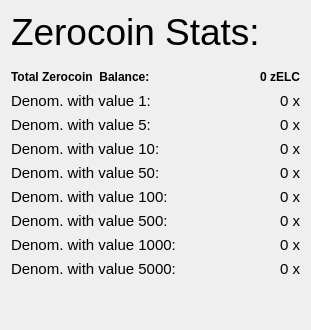
                  <widget class="QFrame" name="verticalFrameRight">
                   <layout class="QVBoxLayout" name="verticalLayout_9">
                    <item>
                     <layout class="QVBoxLayout" name="verticalLayout_Right">
                      <property name="spacing">
                       <number>4</number>
                      </property>
                      <item>
                       <layout class="QHBoxLayout" name="horizontalLayout_21">
                        <item>
                         <widget class="QLabel" name="labelzELCStats">
                          <property name="font">
                           <font>
                            <pointsize>28</pointsize>
                            <weight>50</weight>
                            <bold>false</bold>
                           </font>
                          </property>
                          <property name="toolTip">
                           <string>Information about the available Zerocoin funds.</string>
                          </property>
                          <property name="text">
                           <string>Zerocoin Stats:</string>
                          </property>
                          <property name="alignment">
                           <set>Qt::AlignLeading|Qt::AlignLeft|Qt::AlignVCenter</set>
                          </property>
                         </widget>
                        </item>
                        <item>
                         <spacer name="horizontalSpacer_16">
                          <property name="orientation">
                           <enum>Qt::Horizontal</enum>
                          </property>
                          <property name="sizeHint" stdset="0">
                           <size>
                            <width>40</width>
                            <height>20</height>
                           </size>
                          </property>
                         </spacer>
                        </item>
                       </layout>
                      </item>
                      <item>
                       <spacer name="verticalSpacer">
                        <property name="orientation">
                         <enum>Qt::Vertical</enum>
                        </property>
                        <property name="sizeType">
                         <enum>QSizePolicy::Maximum</enum>
                        </property>
                        <property name="sizeHint" stdset="0">
                         <size>
                          <width>20</width>
                          <height>10</height>
                         </size>
                        </property>
                       </spacer>
                      </item>
                      <item>
                       <layout class="QHBoxLayout" name="horizontalLayout_12">
                        <item>
                         <widget class="QLabel" name="labelzAvailableText">
                          <property name="font">
                           <font>
                            <weight>75</weight>
                            <bold>true</bold>
                           </font>
                          </property>
                          <property name="toolTip">
                           <string>Total Balance including unconfirmed and immature zELC</string>
                          </property>
                          <property name="text">
                           <string>Total Zerocoin  Balance:</string>
                          </property>
                          <property name="alignment">
                           <set>Qt::AlignLeading|Qt::AlignLeft|Qt::AlignVCenter</set>
                          </property>
                         </widget>
                        </item>
                        <item>
                         <spacer name="horizontalSpacer_7">
                          <property name="orientation">
                           <enum>Qt::Horizontal</enum>
                          </property>
                          <property name="sizeHint" stdset="0">
                           <size>
                            <width>40</width>
                            <height>20</height>
                           </size>
                          </property>
                         </spacer>
                        </item>
                        <item>
                         <widget class="QLabel" name="labelzAvailableAmount">
                          <property name="minimumSize">
                           <size>
                            <width>40</width>
                            <height>0</height>
                           </size>
                          </property>
                          <property name="font">
                           <font>
                            <weight>75</weight>
                            <bold>true</bold>
                           </font>
                          </property>
                          <property name="toolTip">
                           <string>Total Balance including unconfirmed and immature zELC</string>
                          </property>
                          <property name="text">
                           <string>0 zELC</string>
                          </property>
                          <property name="alignment">
                           <set>Qt::AlignRight|Qt::AlignTrailing|Qt::AlignVCenter</set>
                          </property>
                         </widget>
                        </item>
                       </layout>
                      </item>
                      <item>
                       <layout class="QHBoxLayout" name="horizontalLayout_13">
                        <item>
                         <widget class="QLabel" name="labelzDenom1Text">
                          <property name="font">
                           <font>
                            <pointsize>11</pointsize>
                           </font>
                          </property>
                          <property name="toolTip">
                           <string>Denominations with value 1:</string>
                          </property>
                          <property name="text">
                           <string>Denom. with value 1:</string>
                          </property>
                          <property name="alignment">
                           <set>Qt::AlignLeading|Qt::AlignLeft|Qt::AlignVCenter</set>
                          </property>
                         </widget>
                        </item>
                        <item>
                         <spacer name="horizontalSpacer_8">
                          <property name="orientation">
                           <enum>Qt::Horizontal</enum>
                          </property>
                          <property name="sizeHint" stdset="0">
                           <size>
                            <width>40</width>
                            <height>20</height>
                           </size>
                          </property>
                         </spacer>
                        </item>
                        <item>
                         <widget class="QLabel" name="labelzDenom1Amount">
                          <property name="minimumSize">
                           <size>
                            <width>40</width>
                            <height>0</height>
                           </size>
                          </property>
                          <property name="font">
                           <font>
                            <pointsize>11</pointsize>
                           </font>
                          </property>
                          <property name="toolTip">
                           <string>Unconfirmed: less than 20 confirmations
Immature: confirmed, but less than 2 mints of the same denomination after it was minted</string>
                          </property>
                          <property name="text">
                           <string>0 x</string>
                          </property>
                          <property name="textFormat">
                           <enum>Qt::RichText</enum>
                          </property>
                          <property name="alignment">
                           <set>Qt::AlignRight|Qt::AlignTrailing|Qt::AlignVCenter</set>
                          </property>
                         </widget>
                        </item>
                       </layout>
                      </item>
                      <item>
                       <layout class="QHBoxLayout" name="horizontalLayout_14">
                        <item>
                         <widget class="QLabel" name="labelzDenom2Text">
                          <property name="font">
                           <font>
                            <pointsize>11</pointsize>
                           </font>
                          </property>
                          <property name="toolTip">
                           <string>Denominations with value 5:</string>
                          </property>
                          <property name="text">
                           <string>Denom. with value 5:</string>
                          </property>
                          <property name="alignment">
                           <set>Qt::AlignLeading|Qt::AlignLeft|Qt::AlignVCenter</set>
                          </property>
                         </widget>
                        </item>
                        <item>
                         <spacer name="horizontalSpacer_9">
                          <property name="orientation">
                           <enum>Qt::Horizontal</enum>
                          </property>
                          <property name="sizeHint" stdset="0">
                           <size>
                            <width>40</width>
                            <height>20</height>
                           </size>
                          </property>
                         </spacer>
                        </item>
                        <item>
                         <widget class="QLabel" name="labelzDenom2Amount">
                          <property name="minimumSize">
                           <size>
                            <width>40</width>
                            <height>0</height>
                           </size>
                          </property>
                          <property name="font">
                           <font>
                            <pointsize>11</pointsize>
                           </font>
                          </property>
                          <property name="toolTip">
                           <string>Unconfirmed: less than 20 confirmations
Immature: confirmed, but less than 2 mints of the same denomination after it was minted</string>
                          </property>
                          <property name="text">
                           <string>0 x</string>
                          </property>
                          <property name="textFormat">
                           <enum>Qt::RichText</enum>
                          </property>
                          <property name="alignment">
                           <set>Qt::AlignRight|Qt::AlignTrailing|Qt::AlignVCenter</set>
                          </property>
                         </widget>
                        </item>
                       </layout>
                      </item>
                      <item>
                       <layout class="QHBoxLayout" name="horizontalLayout_15">
                        <item>
                         <widget class="QLabel" name="labelzDenom3Text">
                          <property name="font">
                           <font>
                            <pointsize>11</pointsize>
                           </font>
                          </property>
                          <property name="toolTip">
                           <string>Denominations with value 10:</string>
                          </property>
                          <property name="text">
                           <string>Denom. with value 10:</string>
                          </property>
                          <property name="alignment">
                           <set>Qt::AlignLeading|Qt::AlignLeft|Qt::AlignVCenter</set>
                          </property>
                         </widget>
                        </item>
                        <item>
                         <spacer name="horizontalSpacer_10">
                          <property name="orientation">
                           <enum>Qt::Horizontal</enum>
                          </property>
                          <property name="sizeHint" stdset="0">
                           <size>
                            <width>40</width>
                            <height>20</height>
                           </size>
                          </property>
                         </spacer>
                        </item>
                        <item>
                         <widget class="QLabel" name="labelzDenom3Amount">
                          <property name="minimumSize">
                           <size>
                            <width>40</width>
                            <height>0</height>
                           </size>
                          </property>
                          <property name="font">
                           <font>
                            <pointsize>11</pointsize>
                           </font>
                          </property>
                          <property name="toolTip">
                           <string>Unconfirmed: less than 20 confirmations
Immature: confirmed, but less than 2 mints of the same denomination after it was minted</string>
                          </property>
                          <property name="text">
                           <string>0 x</string>
                          </property>
                          <property name="textFormat">
                           <enum>Qt::RichText</enum>
                          </property>
                          <property name="alignment">
                           <set>Qt::AlignRight|Qt::AlignTrailing|Qt::AlignVCenter</set>
                          </property>
                         </widget>
                        </item>
                       </layout>
                      </item>
                      <item>
                       <layout class="QHBoxLayout" name="horizontalLayout_16">
                        <item>
                         <widget class="QLabel" name="labelzDenom4Text">
                          <property name="font">
                           <font>
                            <pointsize>11</pointsize>
                           </font>
                          </property>
                          <property name="toolTip">
                           <string>Denominations with value 50:</string>
                          </property>
                          <property name="text">
                           <string>Denom. with value 50:</string>
                          </property>
                          <property name="alignment">
                           <set>Qt::AlignLeading|Qt::AlignLeft|Qt::AlignVCenter</set>
                          </property>
                         </widget>
                        </item>
                        <item>
                         <spacer name="horizontalSpacer_11">
                          <property name="orientation">
                           <enum>Qt::Horizontal</enum>
                          </property>
                          <property name="sizeHint" stdset="0">
                           <size>
                            <width>40</width>
                            <height>20</height>
                           </size>
                          </property>
                         </spacer>
                        </item>
                        <item>
                         <widget class="QLabel" name="labelzDenom4Amount">
                          <property name="minimumSize">
                           <size>
                            <width>40</width>
                            <height>0</height>
                           </size>
                          </property>
                          <property name="font">
                           <font>
                            <pointsize>11</pointsize>
                           </font>
                          </property>
                          <property name="toolTip">
                           <string>Unconfirmed: less than 20 confirmations
Immature: confirmed, but less than 2 mints of the same denomination after it was minted</string>
                          </property>
                          <property name="text">
                           <string>0 x</string>
                          </property>
                          <property name="textFormat">
                           <enum>Qt::RichText</enum>
                          </property>
                          <property name="alignment">
                           <set>Qt::AlignRight|Qt::AlignTrailing|Qt::AlignVCenter</set>
                          </property>
                         </widget>
                        </item>
                       </layout>
                      </item>
                      <item>
                       <layout class="QHBoxLayout" name="horizontalLayout_17">
                        <item>
                         <widget class="QLabel" name="labelzDenom5Text">
                          <property name="font">
                           <font>
                            <pointsize>11</pointsize>
                           </font>
                          </property>
                          <property name="toolTip">
                           <string>Denominations with value 100:</string>
                          </property>
                          <property name="text">
                           <string>Denom. with value 100:</string>
                          </property>
                          <property name="alignment">
                           <set>Qt::AlignLeading|Qt::AlignLeft|Qt::AlignVCenter</set>
                          </property>
                         </widget>
                        </item>
                        <item>
                         <spacer name="horizontalSpacer_12">
                          <property name="orientation">
                           <enum>Qt::Horizontal</enum>
                          </property>
                          <property name="sizeHint" stdset="0">
                           <size>
                            <width>40</width>
                            <height>20</height>
                           </size>
                          </property>
                         </spacer>
                        </item>
                        <item>
                         <widget class="QLabel" name="labelzDenom5Amount">
                          <property name="minimumSize">
                           <size>
                            <width>40</width>
                            <height>0</height>
                           </size>
                          </property>
                          <property name="font">
                           <font>
                            <pointsize>11</pointsize>
                           </font>
                          </property>
                          <property name="toolTip">
                           <string>Unconfirmed: less than 20 confirmations
Immature: confirmed, but less than 2 mints of the same denomination after it was minted</string>
                          </property>
                          <property name="text">
                           <string>0 x</string>
                          </property>
                          <property name="textFormat">
                           <enum>Qt::RichText</enum>
                          </property>
                          <property name="alignment">
                           <set>Qt::AlignRight|Qt::AlignTrailing|Qt::AlignVCenter</set>
                          </property>
                         </widget>
                        </item>
                       </layout>
                      </item>
                      <item>
                       <layout class="QHBoxLayout" name="horizontalLayout_18">
                        <item>
                         <widget class="QLabel" name="labelzDenom6Text">
                          <property name="font">
                           <font>
                            <pointsize>11</pointsize>
                           </font>
                          </property>
                          <property name="toolTip">
                           <string>Denominations with value 500:</string>
                          </property>
                          <property name="text">
                           <string>Denom. with value 500:</string>
                          </property>
                          <property name="alignment">
                           <set>Qt::AlignLeading|Qt::AlignLeft|Qt::AlignVCenter</set>
                          </property>
                         </widget>
                        </item>
                        <item>
                         <spacer name="horizontalSpacer_13">
                          <property name="orientation">
                           <enum>Qt::Horizontal</enum>
                          </property>
                          <property name="sizeHint" stdset="0">
                           <size>
                            <width>40</width>
                            <height>20</height>
                           </size>
                          </property>
                         </spacer>
                        </item>
                        <item>
                         <widget class="QLabel" name="labelzDenom6Amount">
                          <property name="minimumSize">
                           <size>
                            <width>40</width>
                            <height>0</height>
                           </size>
                          </property>
                          <property name="font">
                           <font>
                            <pointsize>11</pointsize>
                           </font>
                          </property>
                          <property name="toolTip">
                           <string>Unconfirmed: less than 20 confirmations
Immature: confirmed, but less than 2 mints of the same denomination after it was minted</string>
                          </property>
                          <property name="text">
                           <string>0 x</string>
                          </property>
                          <property name="textFormat">
                           <enum>Qt::RichText</enum>
                          </property>
                          <property name="alignment">
                           <set>Qt::AlignRight|Qt::AlignTrailing|Qt::AlignVCenter</set>
                          </property>
                         </widget>
                        </item>
                       </layout>
                      </item>
                      <item>
                       <layout class="QHBoxLayout" name="horizontalLayout_19">
                        <item>
                         <widget class="QLabel" name="labelzDenom7Text">
                          <property name="font">
                           <font>
                            <pointsize>11</pointsize>
                           </font>
                          </property>
                          <property name="toolTip">
                           <string>Denominations with value 1000:</string>
                          </property>
                          <property name="text">
                           <string>Denom. with value 1000:</string>
                          </property>
                          <property name="alignment">
                           <set>Qt::AlignLeading|Qt::AlignLeft|Qt::AlignVCenter</set>
                          </property>
                         </widget>
                        </item>
                        <item>
                         <spacer name="horizontalSpacer_14">
                          <property name="orientation">
                           <enum>Qt::Horizontal</enum>
                          </property>
                          <property name="sizeHint" stdset="0">
                           <size>
                            <width>40</width>
                            <height>20</height>
                           </size>
                          </property>
                         </spacer>
                        </item>
                        <item>
                         <widget class="QLabel" name="labelzDenom7Amount">
                          <property name="minimumSize">
                           <size>
                            <width>40</width>
                            <height>0</height>
                           </size>
                          </property>
                          <property name="font">
                           <font>
                            <pointsize>11</pointsize>
                           </font>
                          </property>
                          <property name="toolTip">
                           <string>Unconfirmed: less than 20 confirmations
Immature: confirmed, but less than 2 mints of the same denomination after it was minted</string>
                          </property>
                          <property name="text">
                           <string>0 x</string>
                          </property>
                          <property name="textFormat">
                           <enum>Qt::RichText</enum>
                          </property>
                          <property name="alignment">
                           <set>Qt::AlignRight|Qt::AlignTrailing|Qt::AlignVCenter</set>
                          </property>
                         </widget>
                        </item>
                       </layout>
                      </item>
                      <item>
                       <layout class="QHBoxLayout" name="horizontalLayout_20">
                        <item>
                         <widget class="QLabel" name="labelzDenom8Text">
                          <property name="font">
                           <font>
                            <pointsize>11</pointsize>
                           </font>
                          </property>
                          <property name="toolTip">
                           <string>Denominations with value 5000:</string>
                          </property>
                          <property name="text">
                           <string>Denom. with value 5000:</string>
                          </property>
                          <property name="alignment">
                           <set>Qt::AlignLeading|Qt::AlignLeft|Qt::AlignVCenter</set>
                          </property>
                         </widget>
                        </item>
                        <item>
                         <spacer name="horizontalSpacer_15">
                          <property name="orientation">
                           <enum>Qt::Horizontal</enum>
                          </property>
                          <property name="sizeHint" stdset="0">
                           <size>
                            <width>40</width>
                            <height>20</height>
                           </size>
                          </property>
                         </spacer>
                        </item>
                        <item>
                         <widget class="QLabel" name="labelzDenom8Amount">
                          <property name="minimumSize">
                           <size>
                            <width>40</width>
                            <height>0</height>
                           </size>
                          </property>
                          <property name="font">
                           <font>
                            <pointsize>11</pointsize>
                           </font>
                          </property>
                          <property name="toolTip">
                           <string>Unconfirmed: less than 20 confirmations
Immature: confirmed, but less than 2 mints of the same denomination after it was minted</string>
                          </property>
                          <property name="text">
                           <string>0 x</string>
                          </property>
                          <property name="textFormat">
                           <enum>Qt::RichText</enum>
                          </property>
                          <property name="alignment">
                           <set>Qt::AlignRight|Qt::AlignTrailing|Qt::AlignVCenter</set>
                          </property>
                         </widget>
                        </item>
                       </layout>
                      </item>
                      <item>
                       <spacer name="verticalSpacer_4">
                        <property name="orientation">
                         <enum>Qt::Vertical</enum>
                        </property>
                        <property name="sizeHint" stdset="0">
                         <size>
                          <width>20</width>
                          <height>40</height>
                         </size>
                        </property>
                       </spacer>
                      </item>
                     </layout>
                    </item>
                   </layout>
                  </widget>
